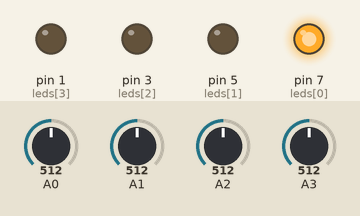
Bench run of a sketch on a simulated Arduino Uno, built with avr-gcc and run on an emulated ATmega328P. On the bench: output pins drawn as LEDs (lit = HIGH). Inputs (shaded band) come from the test bench; at power-on: A0 = 512, A1 = 512, A2 = 512, A3 = 512.

Above: at 0.7 s.
At 2.2 s:
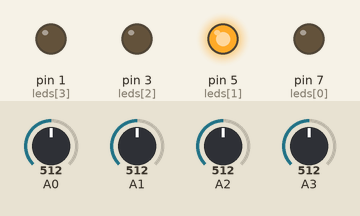
At 3.7 s:
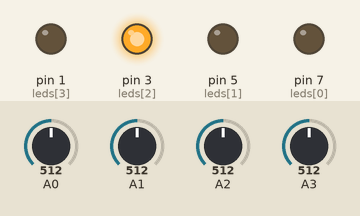
At 5.2 s:
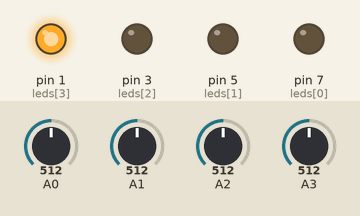
At 6.5 s:
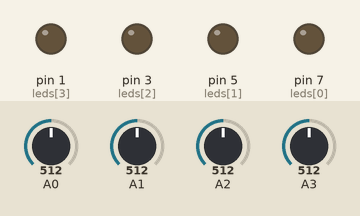
Timing chart, 0 to 9.1 s (numbered marks = the images above):
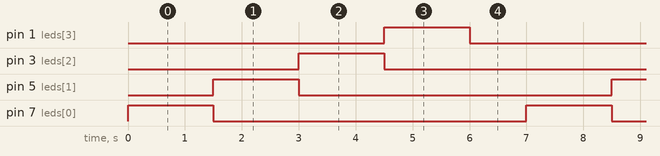

Measured:
- by itself, pin 1 (leds[3]), pin 3 (leds[2]), pin 5 (leds[1]), pin 7 (leds[0]): alternates HIGH for 1.5 s and LOW for 5.5 s
- by itself, everything shown: repeats every 7.0 s, in 5 steps

The sketch:

leximi_i_potenciometrit.ino
```cpp
const int DEFAULT_WAIT_TIME = 1000;

const int leds[] = {
  7, 5, 3, 1
};

int waitTimes[] = {
  0, 0, 0, 0
};

void setup() {

  for (int i = 0; i < 4; i++) {
    pinMode(leds[i], OUTPUT);
  }

}

void loop() {

  for (int i = 0; i < 4; i++) {
    waitTimes[i] = map(analogRead(A3 - i), 0, 1023, 0, 1000);
    digitalWrite(leds[i], HIGH);
    delay(waitTimes[i] + DEFAULT_WAIT_TIME);
    digitalWrite(leds[i], LOW);
  }

  delay(1000);
}
```
